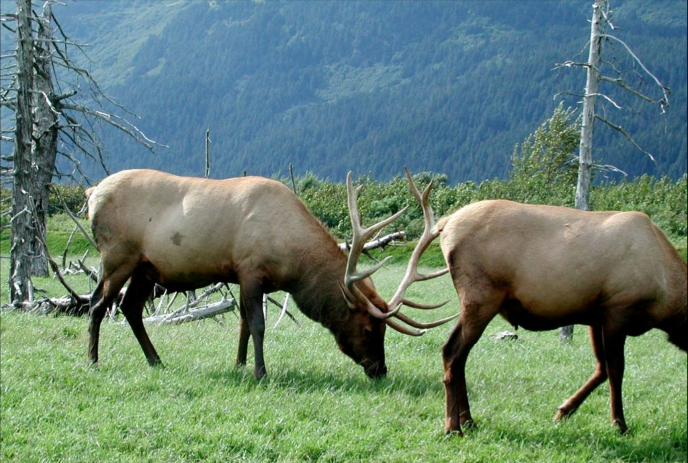
#> input picture HUPV/supplementary/elk.png, 1376 x 926 px, found by its file name (shown at 1/2 size)
$ jupyter execute PSO_hw15_en.ipynb   (shell and % lines are left out)
#> lines starting #> are read from the running program, lines starting #| are printed output that depends on the picture
<a href="https://colab.research.google.com/github/kocurvik/edu/blob/master/PSO/notebooks/hw2025/PSO_hw15_en.ipynb" target="_parent"></a>

# Homework Exercise 15 - Turing Patterns

In this homework your task will be to create so-called Turing patterns of images. Turing patterns are created by repeatedly blurring and sharpening an image.

Implement the function `create_turing_pattern`. The parameters are defined in the comments of the function. In each step the function should apply Gaussian blurring with the given parameters and then perform unsharp masking. The steps repeat until a pattern emerges.

For each step the function should perform the following:

1.   $I_{g}^{k+1} = \text{blur}(I^{k}, ksize, \sigma)$
2.   $I^{k+1} = I_{g}^{k+1} + p (I_{g}^{k+1} - \text{blur}(I_{g}^{k+1}, ksize, \sigma))$

Where $I^{0}$ is the original image,  $ksize$ is the gaussian gernel size, $\sigma$ is the standard deviation of the Gaussian kernel and $p$ is the unsharp masking parameter, $\text{blur}$ is the OpenCV `blur` function using the provided parameters. This process should be repeated $n$ times. You may want to clip the images between every iteration.

For the parameters in the test code to make sense, convert the images in your function to floats in the range [0,1]. Running many iterations make take a long time so you can modify the code below and change the resizing while you are working on the algorithm.

[cell 1]
import numpy as np


def create_turing_pattern(img, p, sigma, ksize=5, n=100):
  # params:
  # img - input grayscale image
  # p - the p parameter using for unsharp masking
  # sigma - sigma for blurring
  # ksize - the dimensions of the blurring filter used
  # n - the total number of steps

  # implement
  return img

[cell 2]
import cv2
from matplotlib import pyplot as plt

img = cv2.resize(cv2.cvtColor(cv2.imread('elk.png'), cv2.COLOR_BGR2GRAY), None, fx=1, fy=1) / 255
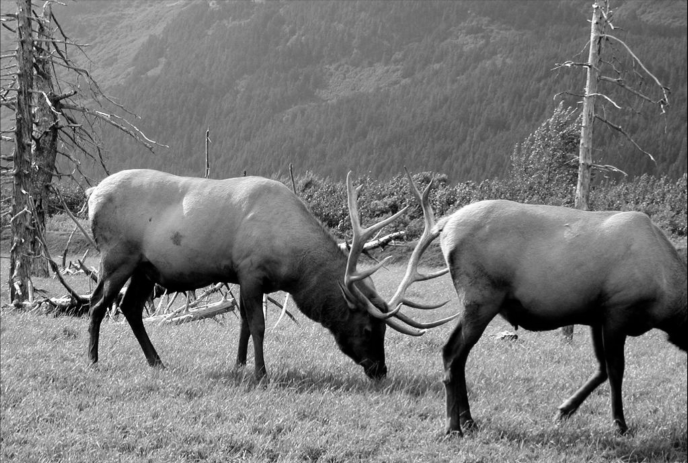
#> img: shape (926, 1376) float64 (shown at 1/2 size); min 0, max 1, mean 0.469

plt.title("Original image")
plt.imshow(img, cmap='gray', vmin=0, vmax=1)
plt.axis('off')
plt.show()

pattern = create_turing_pattern(np.copy(img), p=2.0, sigma=3, ksize=5, n=100)

plt.title("Turing pattern p=2.0, sigma=3, ksize=5, n=100")
plt.imshow(pattern, cmap='gray', vmin=0, vmax=1)
plt.axis('off')
plt.show()

pattern = create_turing_pattern(np.copy(img), p=2.0, sigma=3, ksize=9, n=200)

plt.title("Turing pattern p=2.0, sigma=3, ksize=9, n=200")
plt.imshow(pattern, cmap='gray', vmin=0, vmax=1)
plt.axis('off')
plt.show()

[cell 3]
img = cv2.resize(cv2.cvtColor(cv2.imread('building.jpg'), cv2.COLOR_BGR2GRAY), None, fx=1, fy=1) / 255
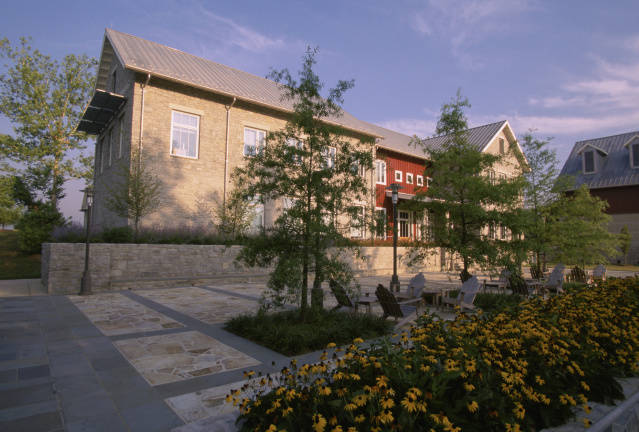
#> input picture pubs/building.jpg, 639 x 432 px, found by its file name
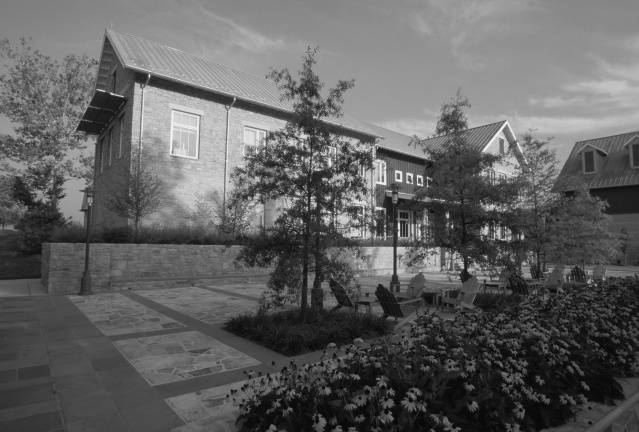
#> img: shape (432, 639) float64; min 0, max 0.996, mean 0.379

plt.title("Original image")
plt.imshow(img, cmap='gray', vmin=0, vmax=1)
plt.axis('off')
plt.show()

pattern = create_turing_pattern(np.copy(img), p=2.0, sigma=3, ksize=5, n=100)

plt.title("Turing pattern p=2.0, sigma=3, ksize=5, n=100")
plt.imshow(pattern, cmap='gray', vmin=0, vmax=1)
plt.axis('off')
plt.show()

[cell 4]
img = cv2.resize(cv2.cvtColor(cv2.imread('bear.jpg'), cv2.COLOR_BGR2GRAY), None, fx=1, fy=1) / 255
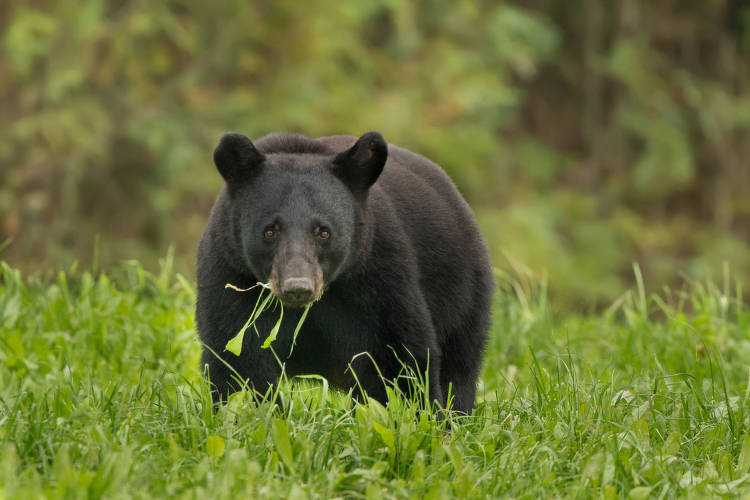
#> input picture HUPV/supplementary/bear.jpg, 750 x 500 px, found by its file name
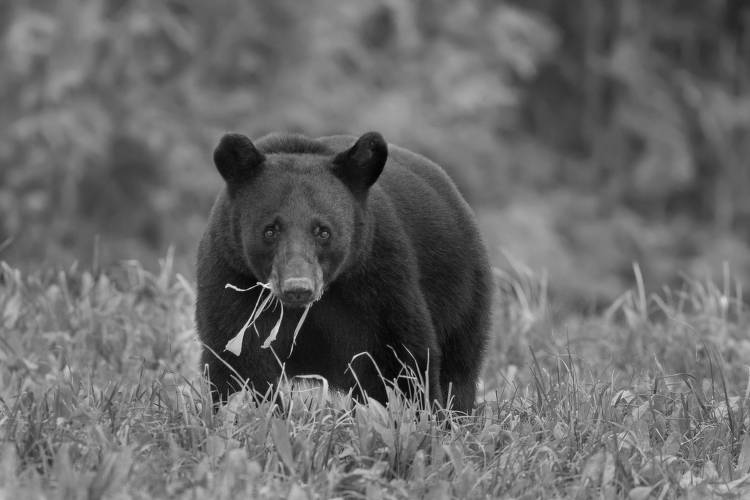
#> img: shape (500, 750) float64; min 0, max 0.949, mean 0.413

plt.title("Original image")
plt.imshow(img, cmap='gray', vmin=0, vmax=1)
plt.axis('off')
plt.show()

pattern = create_turing_pattern(np.copy(img), p=2.0, sigma=3, ksize=5, n=100)

plt.title("Turing pattern p=2.0, sigma=3, ksize=5, n=100")
plt.imshow(pattern, cmap='gray', vmin=0, vmax=1)
plt.axis('off')
plt.show()
